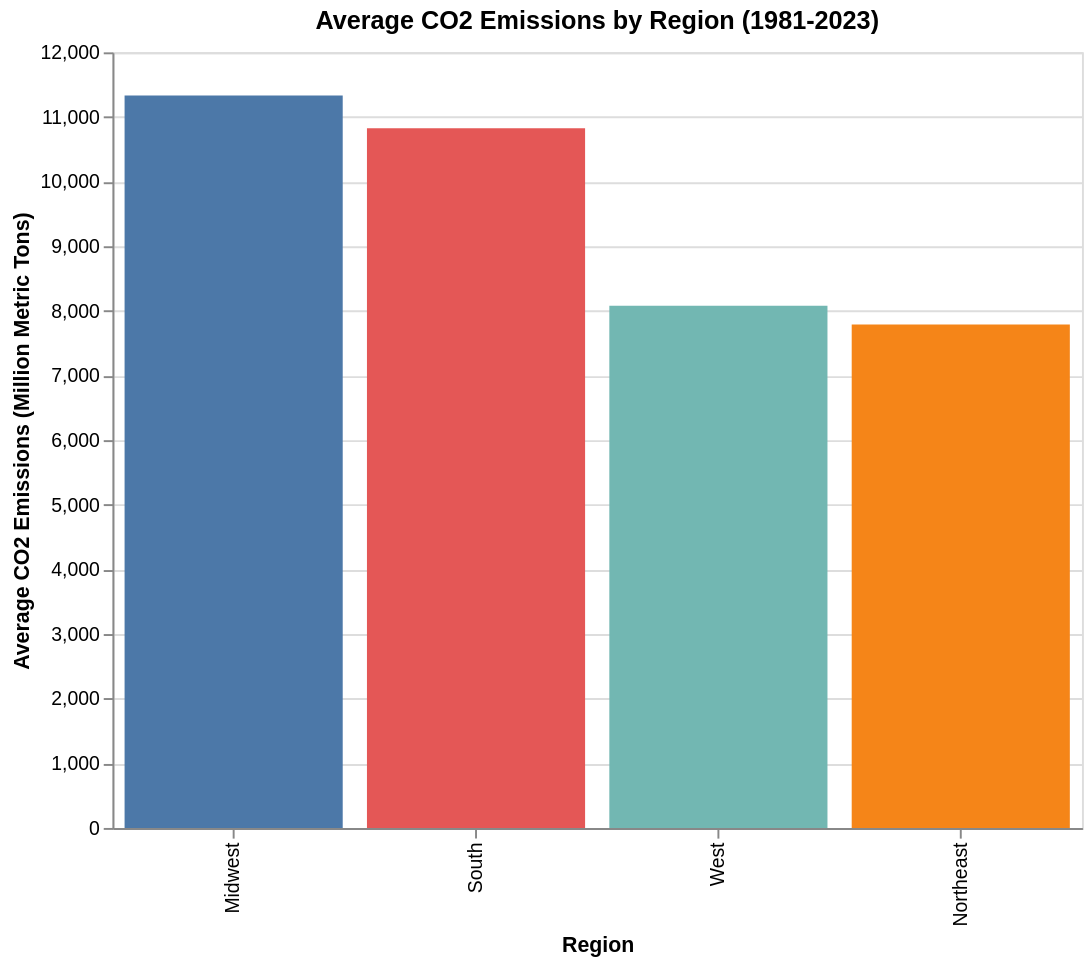

The cell this chart's notebook holds for it:
### Code cell
import altair as alt
import pandas as pd

# Load data 
df = pd.read_csv('eia_data.csv')
df = df[df['Year'] >= 1981]

# Add Region 
df['Region'] = df['State'].map(region_mapping)

# Calculate average CO2 by region
avg_by_region = df.groupby('Region').agg({
    'CO2_Emissions': 'mean'
}).reset_index()

# Create bar chart
chart2 = alt.Chart(avg_by_region).mark_bar().encode(
    x=alt.X('Region:N', title='Region', sort='-y'),
    y=alt.Y('CO2_Emissions:Q', title='Average CO2 Emissions (Million Metric Tons)'),
    color=alt.Color('Region:N', legend=None),
    tooltip=['Region', alt.Tooltip('CO2_Emissions:Q', format='.2f')]
).properties(
    width=500,
    height=400,
    title='Average CO2 Emissions by Region (1981-2023)'
)

chart2

### Figure 1 — Vega-Lite specification as saved in the notebook (floating-point values rounded to 4 significant figures)
{"config": {"view": {"continuousWidth": 300, "continuousHeight": 300}}, "data": {"name": "data-ad17c056145d34610f63a3c5a07e0c47"}, "mark": {"type": "bar"}, "encoding": {"color": {"field": "Region", "legend": null, "type": "nominal"}, "tooltip": [{"field": "Region", "type": "nominal"}, {"field": "CO2_Emissions", "format": ".2f", "type": "quantitative"}], "x": {"field": "Region", "sort": "-y", "title": "Region", "type": "nominal"}, "y": {"field": "CO2_Emissions", "title": "Average CO2 Emissions (Million Metric Tons)", "type": "quantitative"}}, "height": 400, "title": "Average CO2 Emissions by Region (1981-2023)", "width": 500, "$schema": "https://vega.github.io/schema/vega-lite/v5.8.0.json", "datasets": {"data-ad17c056145d34610f63a3c5a07e0c47": [{"Region": "Midwest", "CO2_Emissions": 11330.0}, {"Region": "Northeast", "CO2_Emissions": 7789.0}, {"Region": "South", "CO2_Emissions": 10820.0}, {"Region": "West", "CO2_Emissions": 8081.0}]}}
